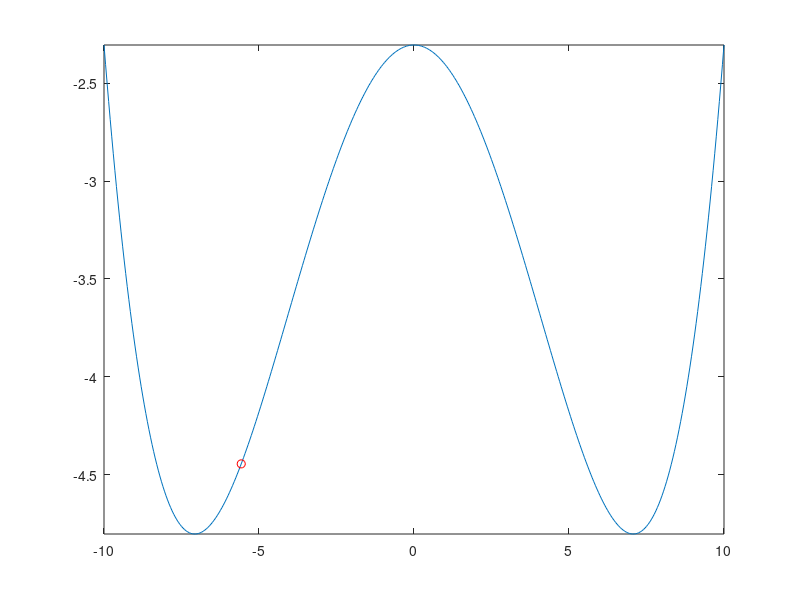

Recreate this plot in MATLAB. (Note: this script raises an error after producing the figure.)
%%
% Plot 2D Adagrad example
%%

clear all;
close all;

addpath('../optimizer');

%f = @(x) x.^2 + x + 1;
f = @(x) (x.^4 - 100*x.^2 - 2304)/1000;
X = -10:0.05:10;
Y = f(X);
plot(X, Y);
xlim([-10, 10]);
ylim([min(Y), max(Y)]);

hold on;

lambda = 0.7;
eps = 0.01;
a = 0.1;
x = rand(1)*20 - 10;
k = 0;

xptr = plot(x, f(x), 'ro');
T = 500;

f_pos = get(gcf, 'Position');
f_width = f_pos(3);
f_height = f_pos(4);
mov = zeros(f_height, f_width+10, 1, T, 'uint8');

for k_ = 1:T
    fprintf("%d: x=%f, y=%f\n", k, x, f(x));
    
    [fin, k, xn] = Adagrad(f, x, a, k, eps, lambda);
    if fin
        break
    end
    
    plot([x, xn], [f(x), f(xn)], 'r-');
    x = xn;
    set(xptr, 'XData', x, 'YData', f(x));
    drawnow;
    
    frame = getframe(gcf);
    if k_ == 1
        [mov(:, :, 1, k_), map] = rgb2ind(frame.cdata, 256, 'nodither');
    else
        mov(:, :, 1, k_) = rgb2ind(frame.cdata, map, 'nodither');
    end
end

% resize gif timelength
if k_ < T
    mov = mov(:, :, 1, 1:k_);
else
    fprintf("Failed to converge...\n");
end

fname = "Adagrad.gif";
fprintf("Write animation to '%s'\n", fname);
imwrite(mov, map, fname, 'DelayTime', 0, 'LoopCount', inf);
